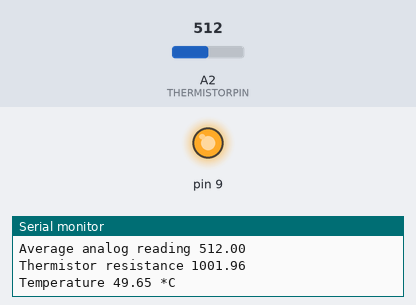
Bench run of a sketch on a simulated Arduino Leonardo, built with avr-gcc and run on an emulated ATmega32U4. Shown: output pins drawn as LEDs (lit = HIGH), the last lines printed to the serial monitor. Inputs (shaded band) come from the test bench; at power-on: A2 (THERMISTORPIN) = 512. WiFi joins after 1.5 s; servers stay silent unless stated.

Above: at 1.2 s.
1.3 s: A2 (THERMISTORPIN) set to 770
2.8 s: A2 (THERMISTORPIN) set to 785
At 3.8 s:
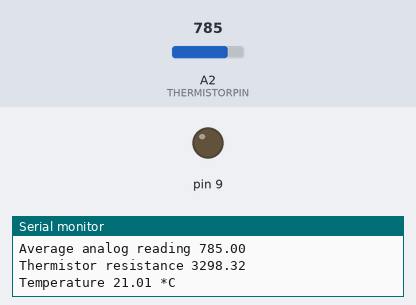
4.3 s: A2 (THERMISTORPIN) set to 716
At 5.5 s:
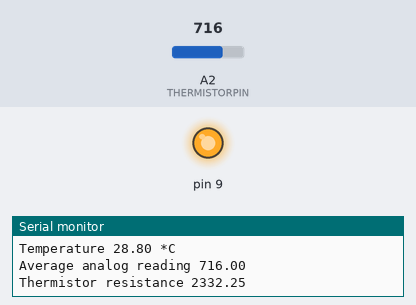
5.8 s: A2 (THERMISTORPIN) set to 900
At 6.9 s:
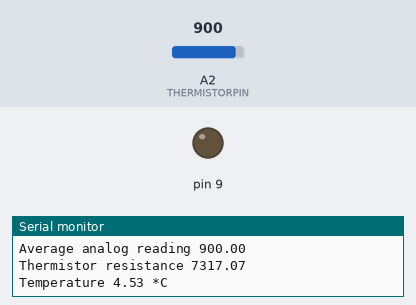
Timing chart, 0 to 8.3 s (numbered marks = the images above; inputs shaded):
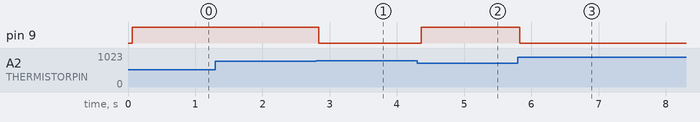

Measured:
- the behaviour switches between 776 and 777 on A2 (THERMISTORPIN) (found by bisection; images 0 and 1)
- after the input at 2.8 s, pin 9: HIGH → LOW at once
- after the input at 4.3 s, pin 9: LOW → HIGH after 0.06 s
- after the input at 5.8 s, pin 9: HIGH → LOW at once

The sketch:

tempServerRelay.ino
```cpp
/*
  Web Server

 A simple web server that shows the value of the analog input pins.
 using an Arduino Wiznet Ethernet shield.

 Circuit:
 * Ethernet shield attached to pins 10, 11, 12, 13
 * Analog inputs attached to pins A0 through A5 (optional)

 created 18 Dec 2009
 by David A. Mellis
 modified 9 Apr 2012
 by Tom Igoe

 */

#include <SPI.h>
#include <Ethernet.h>


// which analog pin to connect
#define THERMISTORPIN A2
// resistance at 25 degrees C
#define THERMISTORNOMINAL 3300
// temp. for nominal resistance (almost always 25 C)
#define TEMPERATURENOMINAL 21
// how many samples to take and average, more takes longer
// but is more 'smooth'
#define NUMSAMPLES 5
// The beta coefficient of the thermistor (usually 3000-4000)
#define BCOEFFICIENT 3950
// the value of the 'other' resistor
#define SERIESRESISTOR 1000

int samples[NUMSAMPLES];

// Enter a MAC address and IP address for your controller below.
// The IP address will be dependent on your local network:
byte mac[] = {
  0xDE, 0xAD, 0xBE, 0xEF, 0xFE, 0xED };
IPAddress ip(192,168,2,200);

// Initialize the Ethernet server library
// with the IP address and port you want to use
// (port 80 is default for HTTP):
EthernetServer server(80);

boolean isOn = false;


void setup() {
 // Open serial communications and wait for port to open:
  Serial.begin(9600);
   while (!Serial) {
    ; // wait for serial port to connect. Needed for Leonardo only
  }


  // start the Ethernet connection and the server:
  Ethernet.begin(mac, ip);
  server.begin();
  Serial.print("server is at ");
  Serial.println(Ethernet.localIP());
  pinMode(9, OUTPUT);
}


void loop() {


  float temp = readTemperature();

  if (temp > 22.0) {
    isOn = true;
    digitalWrite(9, HIGH);
  } else {
    isOn = false;
    digitalWrite(9, LOW);
  }


  // listen for incoming clients
  EthernetClient client = server.available();
  if (client) {
    Serial.println("new client");
    // an http request ends with a blank line
    boolean currentLineIsBlank = true;
    while (client.connected()) {
      if (client.available()) {
        char c = client.read();
        Serial.write(c);
        // if you've gotten to the end of the line (received a newline
        // character) and the line is blank, the http request has ended,
        // so you can send a reply
        if (c == '\n' && currentLineIsBlank) {
          // send a standard http response header
          client.println("HTTP/1.1 200 OK");
          client.println("Content-Type: text/html");
          client.println("Connection: close");  // the connection will be closed after completion of the response
	  client.println("Refresh: 5");  // refresh the page automatically every 5 sec
          client.println();
          client.println("<!DOCTYPE HTML>");
          client.println("<html>");
          client.println("<body style='background-color: #EFEFEF;'>");


          client.println("<h1 style='color: #00FF88; font-size: 220px; font-family: Helvetica, Arial; font-weight: bold;'>");
          client.println(temp);


          client.println(" &#176;C </h1>");


          if (isOn == true) {
            client.println("<p style='color: #37E6FA; font-size: 120px; font-family: Helvetica, Arial; font-weight: bold;'> on </p>");
          } else {
            client.println("<p style='color: #FA3737; font-size: 120px; font-family: Helvetica, Arial; font-weight: bold;'> off </p>");
          }
          client.println("</body>");

          client.println("</html>");
          break;
        }
        if (c == '\n') {
          // you're starting a new line
          currentLineIsBlank = true;
        }
        else if (c != '\r') {
          // you've gotten a character on the current line
          currentLineIsBlank = false;
        }
      }
    }
    // give the web browser time to receive the data
    delay(1);
    // close the connection:
    client.stop();
    Serial.println("client disonnected");
  }
}
```

sensor.ino
```cpp
float readTemperature() {
  uint8_t i;
  float average;

  // take N samples in a row, with a slight delay
  for (i=0; i< NUMSAMPLES; i++) {
    samples[i] = analogRead(THERMISTORPIN);
    delay(10);
  }

  // average all the samples out
  average = 0;
  for (i=0; i< NUMSAMPLES; i++) {
    average += samples[i];
  }
  average /= NUMSAMPLES;

  Serial.print("Average analog reading ");
  Serial.println(average);

  // convert the value to resistance
  average = 1023 / average - 1;
  average = SERIESRESISTOR / average;
  Serial.print("Thermistor resistance ");
  Serial.println(average);

  float steinhart;
  steinhart = average / THERMISTORNOMINAL;     // (R/Ro)
  steinhart = log(steinhart);                  // ln(R/Ro)
  steinhart /= BCOEFFICIENT;                   // 1/B * ln(R/Ro)
  steinhart += 1.0 / (TEMPERATURENOMINAL + 273.15); // + (1/To)
  steinhart = 1.0 / steinhart;                 // Invert
  steinhart -= 273.15;                         // convert to C

  Serial.print("Temperature ");
  Serial.print(steinhart);
  Serial.println(" *C");

  return steinhart;
}
```
